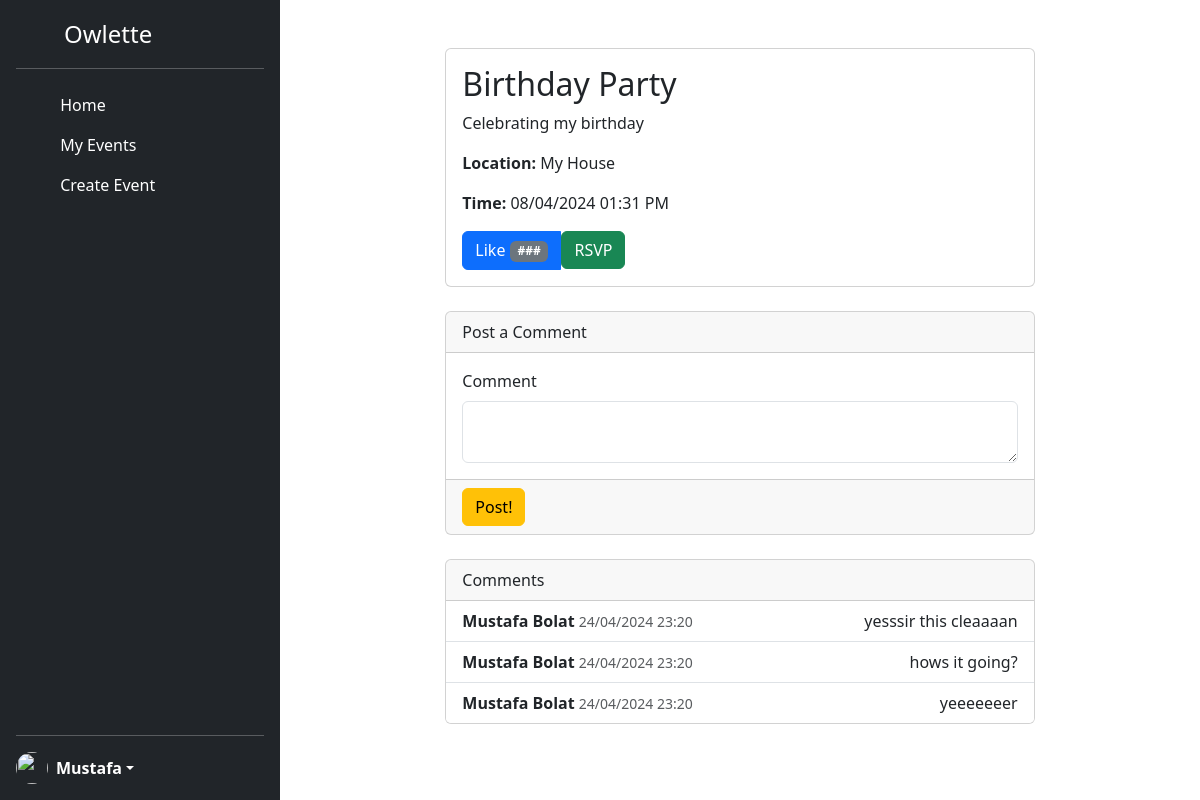
Screenshot of /eventview/1 (signed in) with the database file from the repository.
### models.py (models this page shows, shortened)
class User(db.Model, UserMixin):
    __tablename__ = 'user'
    userid = db.Column(db.Integer,
                   primary_key=True)
    username = db.Column(db.String(40),
                         nullable=False,
                         unique=True)
    email = db.Column(db.String(40),
                      unique=True,
                      nullable=False)
    password = db.Column(db.String(200),
                         unique=False,
                         nullable=False)
    firstname = db.Column(db.String(40),
                         nullable=False)
    lastname = db.Column(db.String(40),
                         nullable=False)
    bio = db.Column(db.String(255),
                         nullable=True)
    created_at = db.Column(db.DateTime,
                           nullable=False,
                           default=datetime.now(pytz.timezone('US/Eastern')))
    ismod = db.Column(db.Boolean,
                           default=False)
    posts = db.relationship('Event', backref='author', lazy='dynamic')

class Event(db.Model):
    __tablename__ = 'event'
    eventID = db.Column(db.Integer, primary_key=True)
    userID = db.Column(db.Integer, db.ForeignKey('user.userid'))
    title = db.Column(db.String(80))
    status = db.Column(db.String(80), default='active')
    description = db.Column(db.String(389))
    eventTime = db.Column(db.DateTime)
    location = db.Column(db.String(80))
    flairone_id = db.Column(db.Integer, db.ForeignKey('flair.flairID'))
    flairtwo_id = db.Column(db.Integer, db.ForeignKey('flair.flairID'))
    flarirthree_id = db.Column(db.Integer, db.ForeignKey('flair.flairID'))
    flairone = db.relationship('Flair', foreign_keys=[flairone_id])
    flairtwo = db.relationship('Flair', foreign_keys=[flairtwo_id])
    flarirthree = db.relationship('Flair', foreign_keys=[flarirthree_id])
    comments = db.relationship('Comment', backref='comments', lazy='dynamic')

class Comment(db.Model):
     __tablename__ = 'comment'
     commentID = db.Column(db.Integer, primary_key=True)
     userID = db.Column(db.Integer, db.ForeignKey('user.userid'))
     eventID = db.Column(db.Integer, db.ForeignKey('event.eventID'))
     message = db.Column(db.String(255))
     timestamp = db.Column(db.DateTime, default=datetime.now(pytz.timezone('US/Eastern')))
     author = db.Relationship('User', backref='author', lazy='joined')

### app.py (the view, shortened to what this page needs)
@app.route('/eventview/<int:eventID>', methods=['GET','POST'])
@login_required
def eventdetailview(eventID):
    form = commentForm(request.form)
    singleEvent = Event.query.get(eventID)
    flairName = singleEvent.flairone.name if singleEvent.flairone else "None"  # Retrieve the flairs for the event
    user_has_rsvped = RSVP.query.filter_by(userID=current_user.userid, eventID=eventID).first() is not None
    return render_template("eventdetailview.html", singleEvent=singleEvent, flairName=flairName,
                user_has_rsvped=user_has_rsvped, form=form)

### forms.py
class commentForm(FlaskForm):
    message = TextAreaField('Comment', validators=[DataRequired(), Length(max=255)])
    submit = SubmitField(label='Post!')

### app.py (called while the page is built)
@login_manager.user_loader
def load_user(userid):
    return User.query.get(int(userid))

### templates/eventdetailview.html (shortened to what this page needs)
{% extends "base.html" %}
{% block content %}
<div class="container">
    <div class="row">
      <div class="col-md-8 mx-auto mt-5">
        <div class="card">
          <div class="card-body">
            <h2 class="card-title">{{singleEvent.title}}</h2>
            <p class="card-text">{{singleEvent.description}}</p>
            <p class="card-text"><strong>Location:</strong> {{singleEvent.location}}</p>
            <p class="card-text"><strong>Time:</strong> {{singleEvent.eventTime.strftime(' %d/%m/%Y %I:%M %p')}}</p>
            <div class="btn-group" role="group" aria-label="Event Actions">
              <button type="button" class="btn btn-primary">
                Like <span class="badge text-bg-secondary">###</span>
              </button>
              <form action="{{ url_for('rsvp_to_event', event_id=singleEvent.eventID) }}" method="post">
                {% if user_has_rsvped %}
                <button type="submit" class="btn btn-danger">
                    <i class="fas fa-times"></i> Cancel RSVP
                </button>
                {% else %}
                <button type="submit" class="btn btn-success">
                     RSVP
                </button>
                {% endif %}
              </form>
            </div>
          </div>
        </div>
        <div class="card mt-4">
          <div class="card-header">
              <div class="col-auto me-auto">Post a Comment</div>
          </div>
          <div class='card-body'>
              <form method="POST">
                {{ form.message.label(class="form-label") }}
                {{ form.message(class="form-control")  }}
          </div>
          <div class='card-footer'>
            {{ form.submit(class="btn btn-warning") }}
          </div>
        </div>
        <div class="card mt-4">
          <div class="card-header">
            Comments
          </div>
          <ul class="list-group list-group-flush">
            {% for comment in singleEvent.comments%}
            <li class="list-group-item">
              <div class="d-flex justify-content-between">
                <div>
                  <strong>{{comment.author.firstname}} {{comment.author.lastname}}</strong>
                  <small class="text-muted">{{ comment.timestamp.strftime(' %d/%m/%Y %H:%M ') }}</small>
                </div>
                <div>
                  <span>{{comment.message}}</span>
                </div>
              </div>
            </li>
            {% endfor %}
          </ul>
        </div>
      </div>
    </div>
  </div>
{% endblock %}

### templates/base.html (shortened to what this page needs)
<!DOCTYPE html>
<lang="en">
<head>
    <link rel="stylesheet" href="{{ url_for('static', filename='style.css') }}">
    <link href="https://cdn.jsdelivr.net/npm/bootstrap@5.3.3/dist/css/bootstrap.min.css" rel="stylesheet">
    <link href="https://cdn.jsdelivr.net/npm/bootstrap@5.3.3/dist/css/bootstrap.min.css" rel="stylesheet">
</head>
<body>
<div class="d-flex flex-row" style="">
  <div class="d-flex flex-column flex-shrink-0 p-3 text-white bg-dark" style="width: 280px; height: 100vh">
      <a href="/" class="d-flex align-items-center mb-3 mb-md-0 me-md-auto text-white text-decoration-none">
        <svg class="bi me-2" width="40" height="32"><use xlink:href="LOGO"/></svg>
        <span class="fs-4">Owlette</span>
      </a>
      <hr>
      <ul class="nav nav-pills flex-column mb-auto">
        <li class="nav-item">
          <a href="/home" class="nav-link text-white {{ 'active' if request.path == '/home' else '' }}"
          aria-current="page">
            <svg class="bi me-2" width="16" height="16"><use xlink:href="#home"/></svg>
            Home
          </a>
        </li>
       <li>
          <a href="/myevents" class="nav-link text-white {{ 'active' if request.path == '/myevents' else '' }}"
          aria-current="page">
            <svg class="bi me-2" width="16" height="16"><use xlink:href="#speedometer2"/></svg>
            My Events
          </a>
        </li>
        <li>
          <a href="/create-event" class="nav-link text-white {{ 'active' if request.path == '/create-event' else '' }}"
          aria-current="page">
            <svg class="bi me-2" width="16" height="16"><use xlink:href="#table"/></svg>
            Create Event
          </a>
        </li>
      </ul>
      <hr>
      <div class="dropdown">
        <a href="#" class="d-flex align-items-center text-white text-decoration-none dropdown-toggle" role="button" id="dropdownUser1" data-bs-toggle="dropdown" aria-haspopup="true" aria-expanded="false">
          <img src="https://github.com/mdo.png" alt="" width="32" height="32" class="rounded-circle me-2">
          {% if current_user.is_authenticated %}
            <strong>
                {{ current_user.firstname }}
            </strong>
          {% else %}
            <strong>
                User
            </strong>
          {% endif %}
        </a>
      </div>
  </div>
  {% block content %}
  {% endblock %}
</div>
</body>
</html>

### rows the page displays
User: firstname "Mustafa"
Event: title "Birthday Party", description "Celebrating my birthday", location "My House", eventTime "08/04/2024 01:31 PM"
Comment: author.firstname "Mustafa", author.lastname "Bolat", timestamp "24/04/2024 23:20", message "yesssir this cleaaaan"
Comment: author.firstname "Mustafa", author.lastname "Bolat", timestamp "24/04/2024 23:20", message "hows it going?"
Comment: author.firstname "Mustafa", author.lastname "Bolat", timestamp "24/04/2024 23:20", message "yeeeeeeer"
